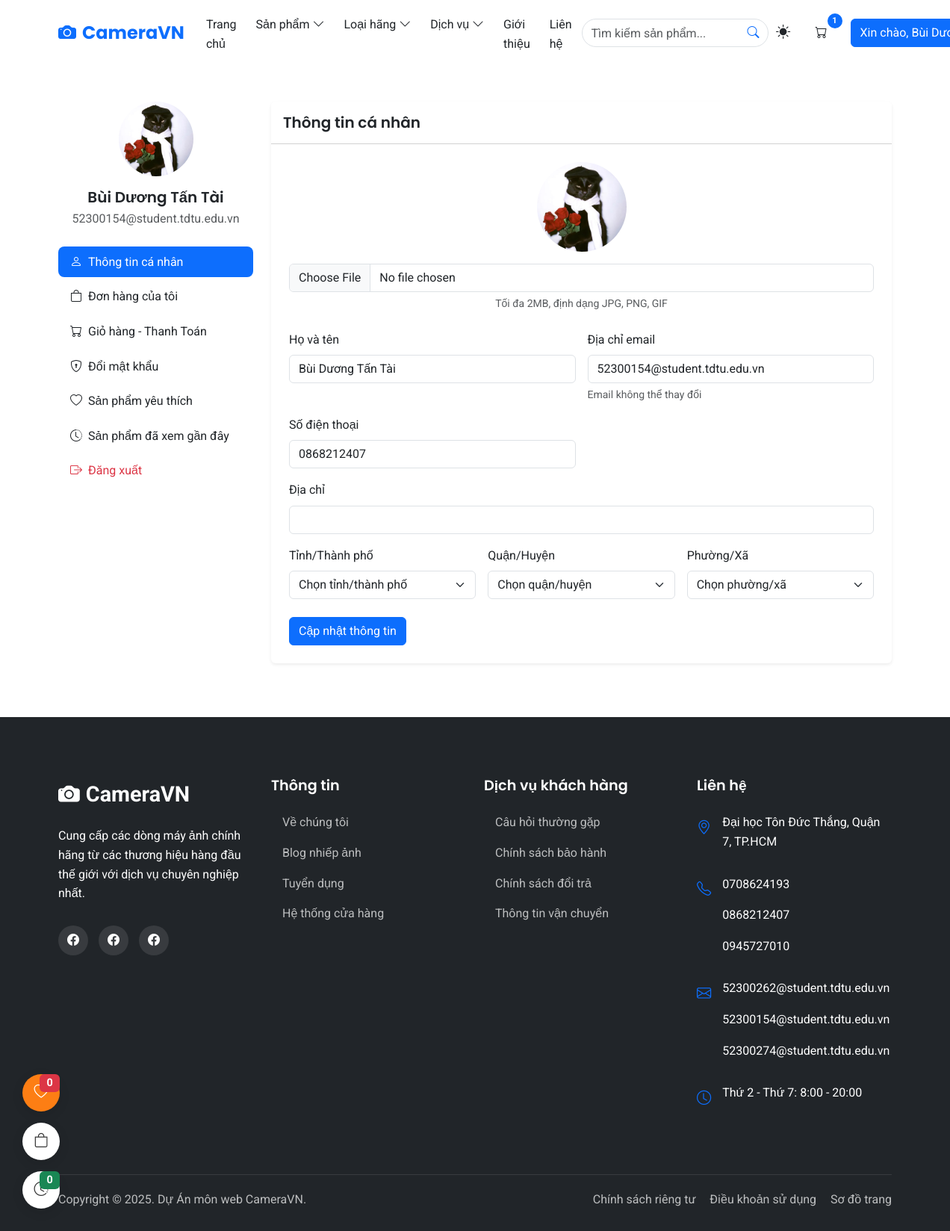
Screenshot of /index.php?page=profile (signed in) with the database file from the repository.
### tables this page shows
CREATE TABLE `users` (
  `id` int(11) NOT NULL,
  `name` varchar(255) NOT NULL,
  `email` varchar(255) NOT NULL,
  `password` varchar(255) NOT NULL,
  `phone` varchar(20) DEFAULT NULL,
  `birthday` date DEFAULT NULL,
  `gender` enum('male','female','other') DEFAULT NULL,
  `address` varchar(255) DEFAULT NULL,
  `city` varchar(100) DEFAULT NULL,
  `district` varchar(100) DEFAULT NULL,
  `ward` varchar(100) DEFAULT NULL,
  `avatar` varchar(255) DEFAULT NULL,
  `role` enum('admin','staff','customer') NOT NULL DEFAULT 'customer',
  `status` tinyint(1) NOT NULL DEFAULT 1,
  `created_at` timestamp NOT NULL DEFAULT current_timestamp(),
  `updated_at` timestamp NOT NULL DEFAULT current_timestamp() ON UPDATE current_timestamp()
);

### Controller/UserController.php (called while the page is built, shortened)
<?php
require_once 'Model/UserModel.php';
class UserController {
    private $userModel;
    public function __construct() {
        $this->userModel = new UserModel();
    }
    public function profile() {
        $user = $this->userModel->getUserById($_SESSION['user_id']);
        include VIEW_PATH . '/includes/header.php';
        include VIEW_PATH . '/includes/navbar.php';
        include VIEW_PATH . '/page/profile.php';
        include VIEW_PATH . '/includes/footer.php';
    }
}

### Model/Database.php (called while the page is built, shortened)
<?php
class Database {
    private $host = 'localhost';
    private $user = 'root';
    private $pass = '';
    private $dbname = 'cameravn';
    private $conn;
    public function __construct() {
        try {
            $dsn = 'mysql:host=' . $this->host . ';dbname=' . $this->dbname . ';charset=utf8mb4';
            $options = [
                PDO::ATTR_ERRMODE => PDO::ERRMODE_EXCEPTION,
                PDO::ATTR_DEFAULT_FETCH_MODE => PDO::FETCH_OBJ,
                PDO::ATTR_EMULATE_PREPARES => false,
            ];
            $this->conn = new PDO($dsn, $this->user, $this->pass, $options);
        } catch (PDOException $e) {
            echo 'Lỗi kết nối: ' . $e->getMessage();
            exit;
        }
    }
    public function query($query, $params = []) {
        try {
            $stmt = $this->conn->prepare($query);
            $stmt->execute($params);
            return $stmt;
        } catch (PDOException $e) {
            echo 'Lỗi truy vấn: ' . $e->getMessage();
            return false;
        }
    }
    public function fetchOne($query, $params = []) {
        $stmt = $this->query($query, $params);
        return $stmt ? $stmt->fetch() : false;
    }
}

### Model/UserModel.php (called while the page is built, shortened)
<?php
require_once 'Model/Database.php';
class UserModel {
    private $db;
    public function __construct() {
        $this->db = new Database();
    }
    public function getUserById($id) {
        $query = "SELECT * FROM users WHERE id = ?";
        return $this->db->fetchOne($query, [$id]);
    }
}

### View/page/profile.php (the view, shortened to what this page needs)
<main>
    <section class="profile-section py-5">
        <div class="container">
            <div class="row">
                <div class="col-lg-3 mb-4 mb-lg-0">
                    <div class="profile-sidebar" style="top: 20px;">
                        <div class="profile-info text-center mb-4">
                            <?php if(!empty($user->avatar)): ?>
                                <img src="<?php echo $user->avatar; ?>" alt="<?php echo $user->name; ?>" class="rounded-circle mb-3" width="100" height="100">
                            <?php else: ?>
                                <div class="profile-avatar-placeholder mb-3">
                                    <?php echo substr($user->name, 0, 1); ?>
                                </div>
                            <?php endif; ?>
                            <h5 class="mb-1"><?php echo $user->name; ?></h5>
                            <p class="text-muted mb-0"><?php echo $user->email; ?></p>
                        </div>
                        <div class="list-group">
                            <a href="#profile-info" class="list-group-item list-group-item-action active" data-bs-toggle="list">
                                <i class="bi bi-person me-2"></i>Thông tin cá nhân
                            </a>
                            <a href="#orders" class="list-group-item list-group-item-action" data-bs-toggle="list">
                                <i class="bi bi-bag me-2"></i>Đơn hàng của tôi
                            </a>
                            <a href="index.php?page=cart" class="list-group-item list-group-item-action">
                                <i class="bi bi-cart"></i>Giỏ hàng - Thanh Toán
                            <a href="#change-password" class="list-group-item list-group-item-action" data-bs-toggle="list">
                                <i class="bi bi-shield-lock me-2"></i>Đổi mật khẩu
                            </a>
                            <a href="index.php?page=wishlist" class="list-group-item list-group-item-action">
                                <i class="bi bi-heart me-2"></i>Sản phẩm yêu thích
                            </a>
                            <a href="index.php?page=recently_viewed" class="list-group-item list-group-item-action">
                                <i class="bi bi-clock-history"></i>Sản phẩm đã xem gần đây
                            </a>
                            <a href="index.php?page=logout" class="list-group-item list-group-item-action text-danger">
                                <i class="bi bi-box-arrow-right me-2"></i>Đăng xuất
                            </a>
                        </div>
                    </div>
                </div>
                <div class="col-lg-9">
                    <div class="tab-content">
                        <div class="tab-pane fade show active" id="profile-info">
                            <div class="card border-0 shadow-sm mb-4">
                                <div class="card-header bg-white py-3">
                                    <h5 class="card-title mb-0">Thông tin cá nhân</h5>
                                </div>
                                <div class="card-body p-4">
                                    <form action="index.php?page=update_profile" method="post" enctype="multipart/form-data">
                                        <div class="mb-4 text-center">
                                            <?php if(!empty($user->avatar)): ?>
                                                <img src="<?php echo $user->avatar; ?>" alt="<?php echo $user->name; ?>" class="rounded-circle mb-3" width="120" height="120" id="avatarPreview">
                                            <?php else: ?>
                                                <div class="profile-avatar-placeholder mb-3" id="avatarPreview">
                                                    <?php echo substr($user->name, 0, 1); ?>
                                                </div>
                                            <?php endif; ?>
                                            <div class="mb-3">
                                                <input class="form-control" type="file" id="avatar" name="avatar" accept="image/*">
                                                <div class="form-text">Tối đa 2MB, định dạng JPG, PNG, GIF</div>
                                            </div>
                                        </div>
                                        <div class="row g-3">
                                            <div class="col-md-6">
                                                <label for="name" class="form-label">Họ và tên</label>
                                                <input type="text" class="form-control" id="name" name="name" value="<?php echo $user->name; ?>" required>
                                            </div>
                                            <div class="col-md-6">
                                                <label for="email" class="form-label">Địa chỉ email</label>
                                                <input type="email" class="form-control" id="email" value="<?php echo $user->email; ?>" readonly>
                                                <div class="form-text">Email không thể thay đổi</div>
                                            </div>
                                            <div class="col-md-6">
                                                <label for="phone" class="form-label">Số điện thoại</label>
                                                <input type="tel" class="form-control" id="phone" name="phone" value="<?php echo $user->phone; ?>">
                                            </div>
                                            <div class="col-12">
                                                <label for="address" class="form-label">Địa chỉ</label>
                                                <input type="text" class="form-control" id="address" name="address" value="<?php echo $user->address; ?>">
                                            </div>
                                            <div class="col-md-4">
                                                <label for="city" class="form-label">Tỉnh/Thành phố</label>
                                                <select class="form-select" id="city" name="city">
                                                    <option value="">Chọn tỉnh/thành phố</option>
                                                </select>
                                            </div>
                                            <div class="col-md-4">
                                                <label for="district" class="form-label">Quận/Huyện</label>
                                                <select class="form-select" id="district" name="district">
                                                    <option value="">Chọn quận/huyện</option>
                                                </select>
                                            </div>
                                            <div class="col-md-4">
                                                <label for="ward" class="form-label">Phường/Xã</label>
                                                <select class="form-select" id="ward" name="ward">
                                                    <option value="">Chọn phường/xã</option>
                                                </select>
                                            </div>
                                        </div>
                                        <div class="mt-4">
                                            <button type="submit" class="btn btn-primary">Cập nhật thông tin</button>
                                        </div>
                                    </form>
                                </div>
                            </div>
                        </div>
                    </div>
                </div>
            </div>
        </div>
    </section>
</main>

### rows the page displays
users: avatar (picture), name "Bùi Dương Tấn Tài", email "52300154@student.tdtu.edu.vn", phone "0868212407"

### other values shown
$cartModel->countCartItems($_SESSION['user_id']) "1"
$displayName "Bùi…"
count($wishlist) "0"
$productModel->countRecentlyViewedProducts() "0"
